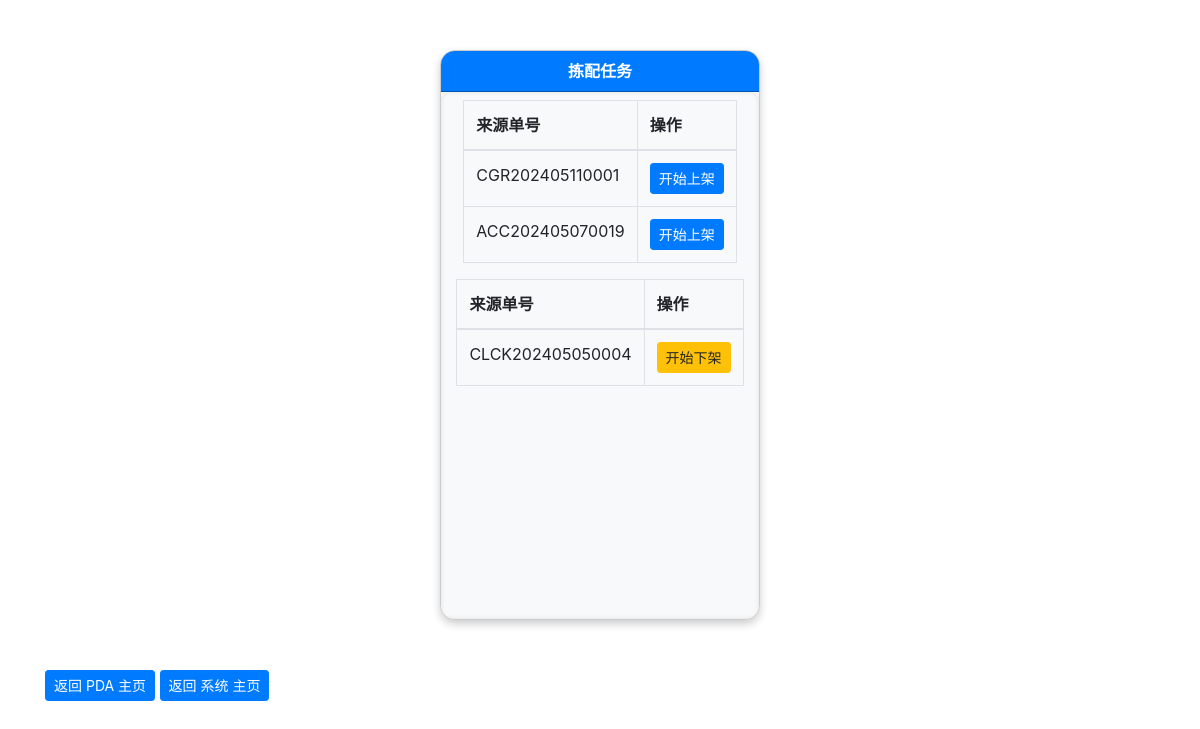
/pda/, run on the app's committed database.
### ptl/models.py (models this page shows, shortened)
class StockInOrder(models.Model):
    number = models.CharField(max_length=32, blank=True, null=True, unique=True, verbose_name='入库单号')
    warehouse_code = models.CharField(max_length=32, blank=True, null=True, verbose_name='仓库编号')
    warehouse_name = models.CharField(max_length=50, blank=True, null=True, verbose_name='收货仓库')
    type = models.CharField(max_length=50, blank=True, null=True, verbose_name='入库类型')
    src_order = models.CharField(max_length=50, blank=True, null=True, verbose_name='来源单号')
    is_complete = models.BooleanField(default=False, verbose_name='完成状态')
    is_void = models.BooleanField(default=False, verbose_name='是否作废')
    remark = models.CharField(max_length=200, blank=True, null=True, verbose_name='备注')
    stock_staff = models.CharField(max_length=50, blank=True, null=True, verbose_name='入库人员')
    create_time = models.DateTimeField(auto_now_add=True, verbose_name='创建时间')
    update_time = models.DateTimeField(auto_now=True, verbose_name='更新时间')
    class Meta:
        verbose_name = '入库任务工单'
        verbose_name_plural = verbose_name

class StockOutOrder(models.Model):
    number = models.CharField(max_length=32, blank=True, null=True, verbose_name='出库单号')
    warehouse_code = models.CharField(max_length=32, blank=True, null=True, verbose_name='仓库编号')
    warehouse_name = models.CharField(max_length=50, blank=True, null=True, verbose_name='出货仓库')
    type = models.CharField(max_length=50, blank=True, null=True, verbose_name='出库类型')
    src_order = models.CharField(max_length=50, blank=True, null=True, verbose_name='来源单号')
    is_complete = models.BooleanField(default=False, verbose_name='完成状态')
    is_void = models.BooleanField(default=False, verbose_name='是否作废')
    remark = models.CharField(max_length=200, blank=True, null=True, verbose_name='备注')
    stock_staff = models.CharField(max_length=50, blank=True, null=True, verbose_name='出库人员')
    create_time = models.DateTimeField(auto_now_add=True, verbose_name='创建时间')
    update_time = models.DateTimeField(auto_now=True, verbose_name='更新时间')
    class Meta:
        verbose_name = '出库任务工单'
        verbose_name_plural = verbose_name

### pda/views.py (the view)
# urls.py: path('', views.HomeView.as_view(), name='home'),
class HomeView(View):
    def get(self, request):
        stockinorders = StockInOrder.objects.all()
        stockoutorders = StockOutOrder.objects.all()
        context = {
            'toptitle': '拣配任务',
            'stockinorders': stockinorders,
            'stockoutorders': stockoutorders,
        }
        return render(request, 'pda/index.html', context)

### pda/templates/pda/index.html (shortened to what this page needs)
{% extends 'pda_base.html' %}
{% block top_title %}{{ toptitle }}{% endblock %}
{% block content %}
    <div>
        <table class="table table-bordered" id="dataTable" width="100%" cellspacing="0">
            <thead>
            <tr>
                <th>来源单号</th>
                <th>操作</th>
            </tr>
            </thead>
            <tbody>
            {% for order in stockinorders %}
                <tr>
                    <td>{{ order.src_order }}</td>
                    <td>
                        <a href="{% url 'pda:stock_in' order.id %}"
                           class="btn btn-sm btn-primary">开始上架
                        </a>
                    </td>
                </tr>
            {% endfor %}
            </tbody>
        </table>
    </div>
    <div>
        <table class="table table-bordered" id="dataTable" width="100%" cellspacing="0">
            <thead>
            <tr>
                <th>来源单号</th>
                <th>操作</th>
            </tr>
            </thead>
            <tbody>
            {% for order in stockoutorders %}
                <tr>
                    <td>{{ order.src_order }}</td>
                    <td>
                        <a href="{% url 'pda:stock_out' order.id%}"
                           class="btn btn-sm btn-warning">开始下架
                        </a>
                    </td>
                </tr>
            {% endfor %}
            </tbody>
        </table>
    </div>
{% endblock %}

### data on the page
StockInOrder: src_order "CGR202405110001"
StockInOrder: src_order "ACC202405070019"
StockOutOrder: src_order "CLCK202405050004"

### other printed values
{{ toptitle }} "拣配任务"
